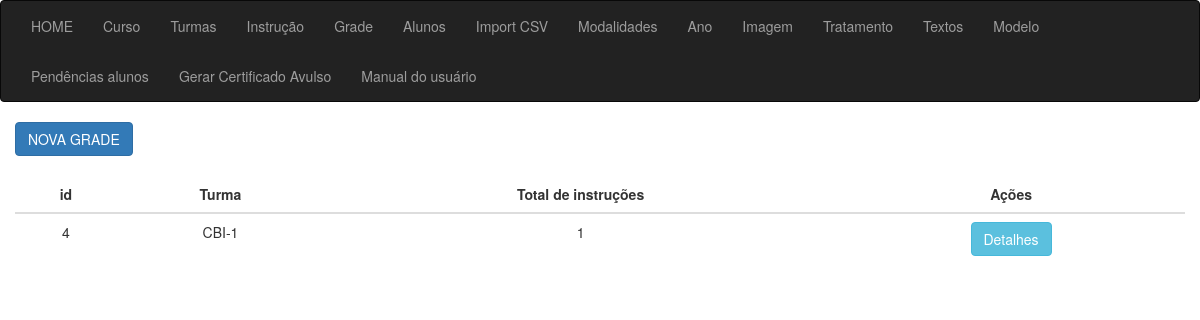
Page /sgc_grade_lista on the committed database.
### app_cert/models.py (models this page shows, shortened)
class Turma(models.Model):
    id = models.AutoField(primary_key=True)
    fk_ano_curso = models.ForeignKey(Ano, on_delete=models.CASCADE, verbose_name="FK Ano do Curso")
    fk_curso = models.ForeignKey(Curso, on_delete=models.CASCADE, verbose_name="FK Curso")
    fk_tipo = models.ForeignKey(Tipo, on_delete=models.CASCADE, verbose_name="FK Tipo: EAD - Presencial")
    fk_modelo = models.ForeignKey(Modelo, on_delete=models.CASCADE, verbose_name="FK Modelo: Certificado/Honra/Participação")
    fk_assinaturas_ch = models.ForeignKey(Imagem, on_delete=models.CASCADE, verbose_name="FK Assinaturas CH", related_name='fk_imagem_ch', null=True)
    fk_assinaturas_dpl = models.ForeignKey(Imagem, on_delete=models.CASCADE, verbose_name="FK Chefe de divisão", related_name='fk_imagem_dpl',null=True)
    fk_img_frente = models.ForeignKey(Imagem, on_delete=models.CASCADE, verbose_name="FK Frente", related_name='fk_img_frente',null=True)
    fk_img_fundo = models.ForeignKey(Imagem, on_delete=models.CASCADE, verbose_name="FK Fundo", related_name='fk_img_fundo',null=True)
    turma_sgc = models.CharField(max_length=50, verbose_name="Descrição conforme arquivo da SGC Intraer:")
    turma = models.CharField(max_length=50, verbose_name="Descrição que irá aparecer no certificado:")
    data_turma_interno = models.CharField(max_length=200, verbose_name="Texto data alunos Internos", null=True, blank=True)
    data_turma_externo = models.CharField(max_length=200, verbose_name="Texto data alunos Externos", null=True, blank=True)
    create_at = models.DateTimeField(auto_now_add=True, null=True)
    class Meta:
        verbose_name = 'Turma'
        verbose_name_plural = 'Turmas'
        ordering = ['create_at']

### app_cert/views/views_grade.py (the view)
# urls.py: path('sgc_grade_lista', sgc_grade_lista, name="sgc_grade_lista"),
def sgc_grade_lista(request):
    dataset = (
        GradeTurma.objects
        .values('fk_turma', 'fk_turma__turma_sgc')  # Adiciona o campo 'fk_turma__turma' para pegar a descrição da turma
        .annotate(total=Count('fk_turma'))  # Anotação para contar o número de ocorrências de cada valor de fk_turma
        .prefetch_related('fk_turma')  # Carrega os objetos relacionados usando prefetch_related
    )
    context = {"dataset": dataset}
    return render(request, 'grade/lista.html', context)

### app_cert/templates/grade/lista.html (shortened to what this page needs)
{% extends 'sgc_base.html' %}
{% block content %}
<div class="container">
    <div class="row">
        <div class="col-md-15">
            <a href="{% url 'sgc_grade_nova' %}" class="btn btn-primary">NOVA GRADE</a>
            <div class="col-8 m-auto pt-4 pb-2 text-center">
                <table class="table">
                    <thead class="thead-dark">
                        <tr>
                            <th style="text-align: center">id</th>
                            <th style="text-align: center">Turma</th>
                            <th style="text-align: center">Total de instruções</th>
                            <th style="text-align: center">Ações</th>
                        </tr>
                    </thead>
                    <tbody>
                        {% for data in dataset %}
                        <tr>
                            <td style="text-align: center">{{ data.fk_turma }}</td>
                            <td style="text-align: center">{{ data.fk_turma__turma_sgc }}</td>
                            <td style="text-align: center">{{ data.total }}</td>
                            <td style="text-align: center">
                                <a href="/sgc_grade_detalhes/{{ data.fk_turma }}/" class="btn btn-info">Detalhes</a>
                            </td>
                        </tr>
                        {% endfor %}
                    </tbody>
                </table>
            </div>
        </div>
    </div>
</div>
{% endblock %}

### rows in the picture
Turma: fk_turma "4", fk_turma__turma_sgc "CBI-1", total "1"
